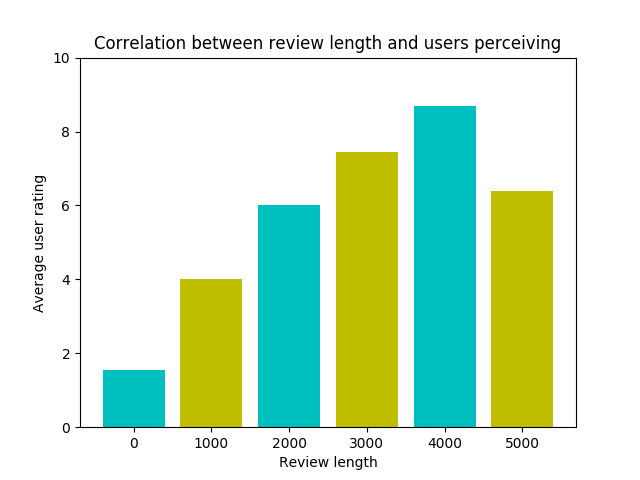

Reproduce this figure in Python.
import pymysql
import matplotlib.pyplot as plt
from config import DB_info,user_info
import numpy as np

class DB:
    def __init__(self):
        db_info = DB_info()
        self.db = pymysql.connect(host=db_info.host,
                                  port=db_info.port,
                                  user=db_info.user,
                                  password=db_info.password,
                                  db=db_info.db)
        self.cursor = self.db.cursor()

    def Query(self):
        """ fetch result after query"""
        # sql = "select * from review limit 1"
        sql = "SELECT CHAR_LENGTH(text),(useful+funny+cool) as user_read FROM review"
        self.cursor.execute(sql)
        result = self.cursor.fetchall()
        return result

    def close(self):
        self.db.close()

if __name__ == '__main__':
    # connect to the database Yelp and fetch the Query result
    db = DB()
    result = db.Query()

    # store the result into a list
    avg_length = [value[0] for value in result]
    user_rate = [value[1] for value in result]

    # calculate the average rating trend
    rate_list = np.zeros(6)
    count_list = np.zeros(6)

    for i in range(len(result)):
        for j in range(6):
            if (avg_length[i] > 1000*j) and (avg_length[i] < 1000*(j+1)):
                count_list[j] += 1
                rate_list[j] += user_rate[i]

    avg_rate = rate_list/count_list
    # print(avg_rate)

    # plot the graph
    X = [0,1000,2000,3000,4000,5000]
    y = avg_rate

    plt.bar(range(len(X)), y, color='cy', tick_label=X)
    plt.ylim(0,10)
    plt.xlabel('Review length')
    plt.ylabel('Average user rating')
    plt.title('Correlation between review length and users perceiving')
    plt.savefig('Review_length_influence')
    plt.show()

    # close the connection
    db.close()
